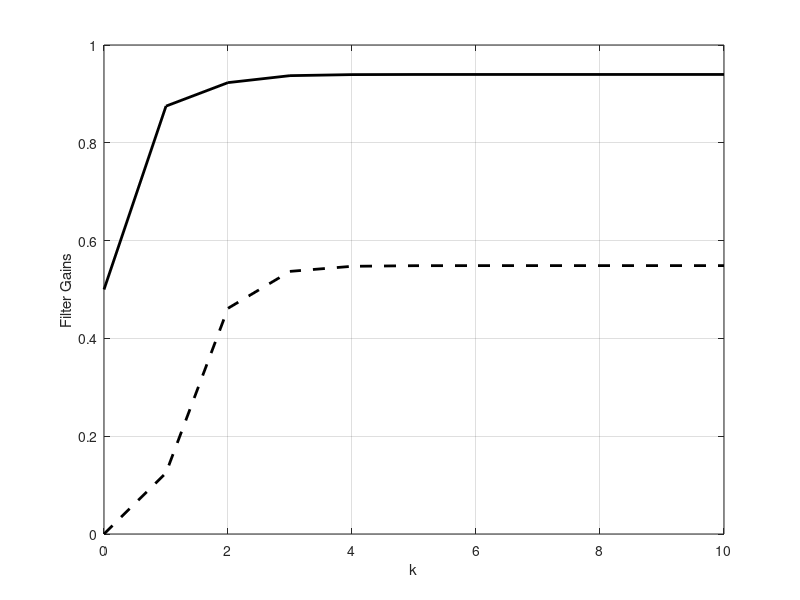

This figure's MATLAB source: (Note: this script raises an error after producing the figure.)
% Example 2.4-5
% Define variables
close all; clear all;
T=1;
sigpsq=150; sigvsq=150; sigmsq=30;
A=[1 T ; 0 1];
Q=[sigpsq 0 ; 0 sigvsq];
H=[1 0];

% Initial values 
p=[30 0 ; 0 30];
alpha(1)=0.5;
beta(1)=0;

% Calculate error covariances and filter gains
for i=1:10
    pm=A*p*A'+Q; % apriori error covariance
    k=pm*H'*inv(H*pm*H'+sigmsq); % kalman gain
    p=(eye(2)-k*H)*pm; % aposteriori error covariance
    alpha(i+1)=k(1); 
    beta(i+1)=k(2);
end

% Plot the Filter Gains
figure(1); plot([0:10],alpha,'k-','linewidth',2); hold on; plot([0:10],beta,'k--','linewidth',2); grid on;
xlabel('k'); ylabel('Filter Gains');
legend('\alpha_k','\beta_k_/_T','location',[0.72 0.7 0.16 0.15])